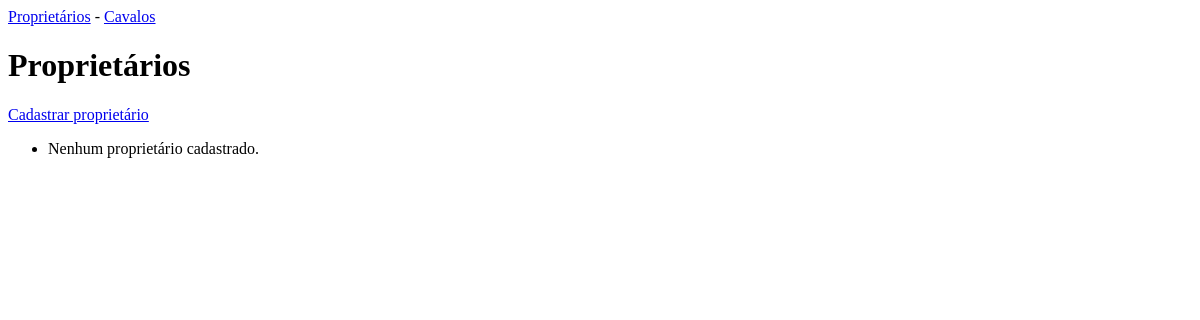
The app's page /, older data.
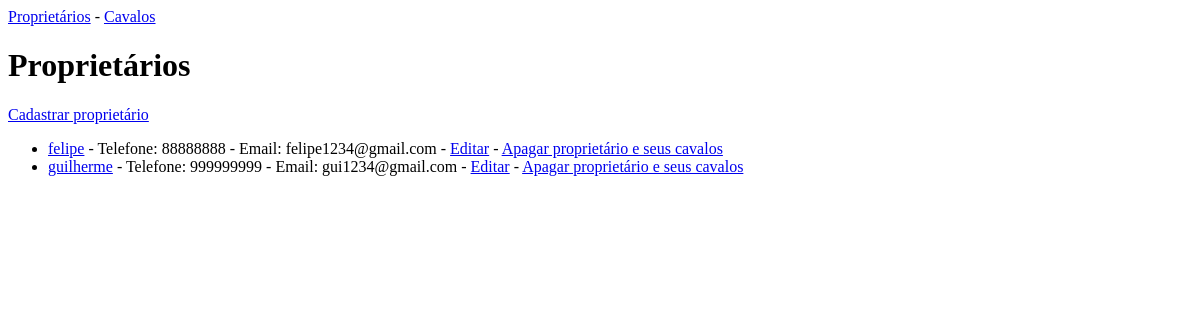
The same page, newer data.
### notes/models.py (models this page shows, shortened)
class Cliente(models.Model):
    nome = models.CharField(max_length=200)
    telefone = models.CharField(max_length=30)
    email = models.CharField(max_length=254)

### notes/views.py (the view)
# urls.py: path('', views.index, name='inicio'),
def index(request):
    clientes = Cliente.objects.all().order_by('nome')
    return render(request, 'notes/index.html', {'clientes': clientes})

### notes/templates/notes/index.html
{% extends "notes/base.html" %}
{% block content %}
<h1>Proprietários</h1>
<a href="{% url 'novo_cliente' %}">Cadastrar proprietário</a>
<ul>
  {% for cliente in clientes %}
  <li>
    <a href="{% url 'cavalos_cliente' cliente.id %}">{{ cliente.nome }}</a>
    - Telefone: {{ cliente.telefone }} - Email: {{ cliente.email }}
    - <a href="{% url 'editar_cliente' cliente.id %}">Editar</a> -
    <a href="{% url 'apagar_cliente' cliente.id %}">Apagar proprietário e seus cavalos</a>
  </li>
  {% empty %}
  <li>Nenhum proprietário cadastrado.</li>
  {% endfor %}
</ul>
{% endblock %}

Row changes from the older to the newer data that the page shows:
added Cliente: nome "felipe", telefone "88888888", email "felipe1234@gmail.com"
added Cliente: nome "guilherme", telefone "999999999", email "gui1234@gmail.com"
Text that changed along with them:
text no longer shown: "Nenhum proprietário cadastrado."
